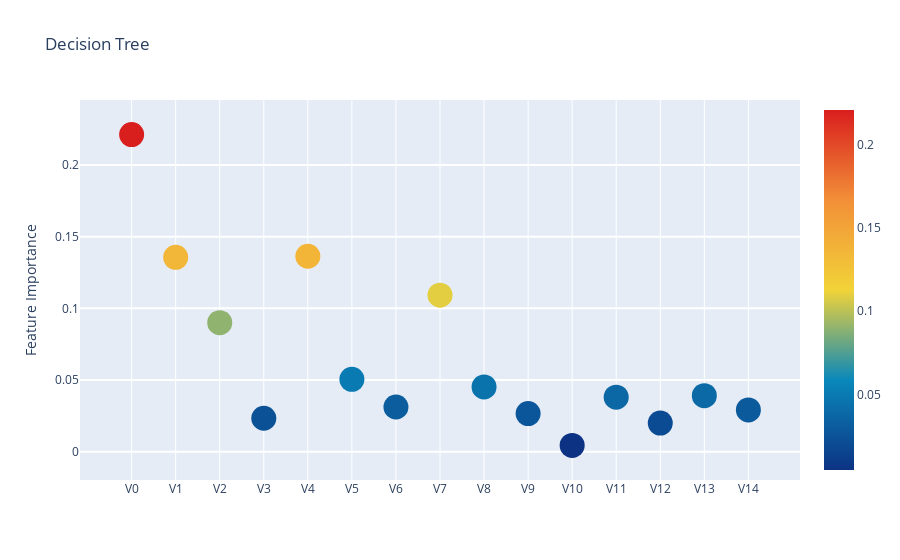

Notebook code cell kept with this figure:
### Code cell
dt_model_importance = feature_importance_scatter_plot('Decision Tree',dt_feature_importance,nc_X_train)

### Figure 1 — Plotly figure (JSON) as saved in the notebook; plotly's stock layout.template omitted (floating-point values rounded to 4 significant figures)
{"data": [{"marker": {"color": [0.2212, 0.1356, 0.09002, 0.02336, 0.1364, 0.05049, 0.03119, 0.1092, 0.04521, 0.02661, 0.004411, 0.03807, 0.01997, 0.03908, 0.02917], "colorscale": [[0, "rgb(12,51,131)"], [0.25, "rgb(10,136,186)"], [0.5, "rgb(242,211,56)"], [0.75, "rgb(242,143,56)"], [1, "rgb(217,30,30)"]], "showscale": true, "size": 25, "sizemode": "diameter", "sizeref": 1}, "mode": "markers", "text": ["V0", "V1", "V2", "V3", "V4", "V5", "V6", "V7", "V8", "V9", "V10", "V11", "V12", "V13", "V14"], "type": "scatter", "x": ["V0", "V1", "V2", "V3", "V4", "V5", "V6", "V7", "V8", "V9", "V10", "V11", "V12", "V13", "V14"], "y": [0.2212, 0.1356, 0.09002, 0.02336, 0.1364, 0.05049, 0.03119, 0.1092, 0.04521, 0.02661, 0.004411, 0.03807, 0.01997, 0.03908, 0.02917]}], "layout": {"autosize": true, "hovermode": "closest", "showlegend": false, "title": {"text": "Decision Tree"}, "yaxis": {"gridwidth": 2, "ticklen": 5, "title": {"text": "Feature Importance"}}}}
